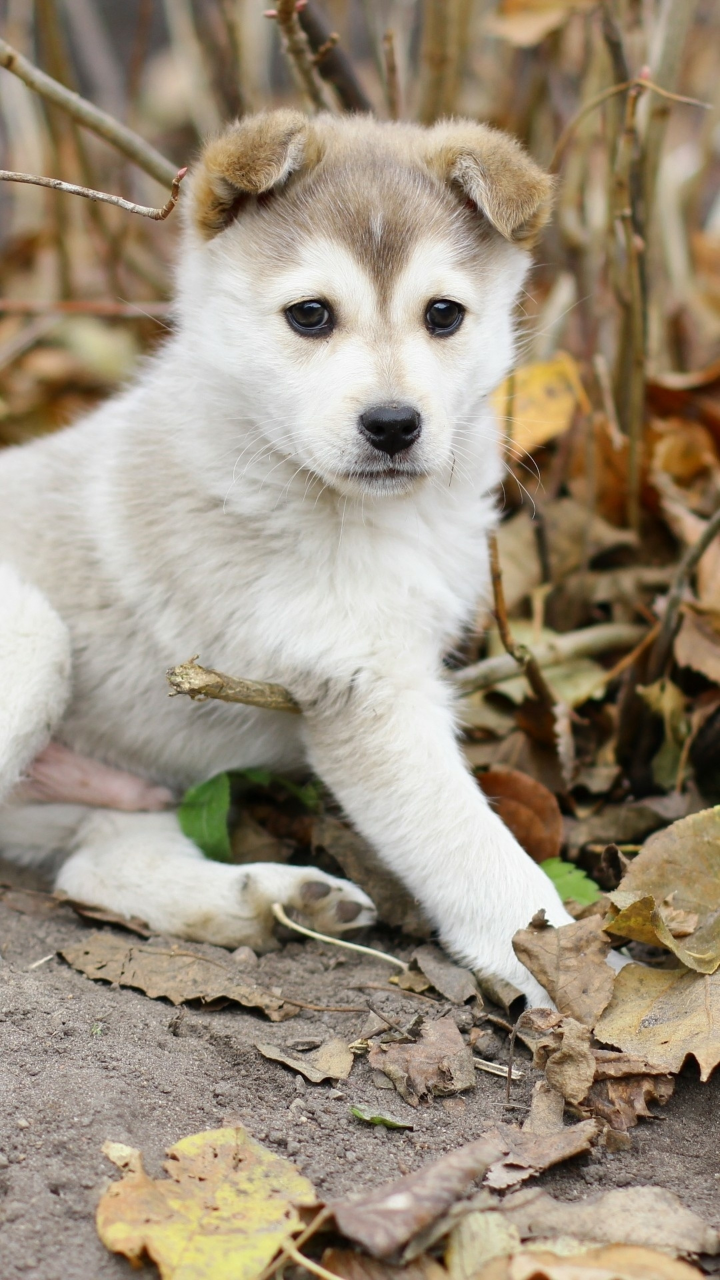
#> input picture Computer_Vision/Recource/picture1.jpg, 2160 x 3840 px, found by its file name (shown at 1/3 size)
$ python 10_Crop_image.py
#> lines starting #> are read from the running program, lines starting #| are printed output that depends on the picture
import cv2 as cv
import numpy as np


img = cv.imread("G:\Open_cv\Computer_Vision\Recource\picture1.jpg")
#> img is the input picture: shape (3840, 2160, 3); mean B, G, R 126, 144.8, 157.8
img = cv.resize(img,(720,1080))
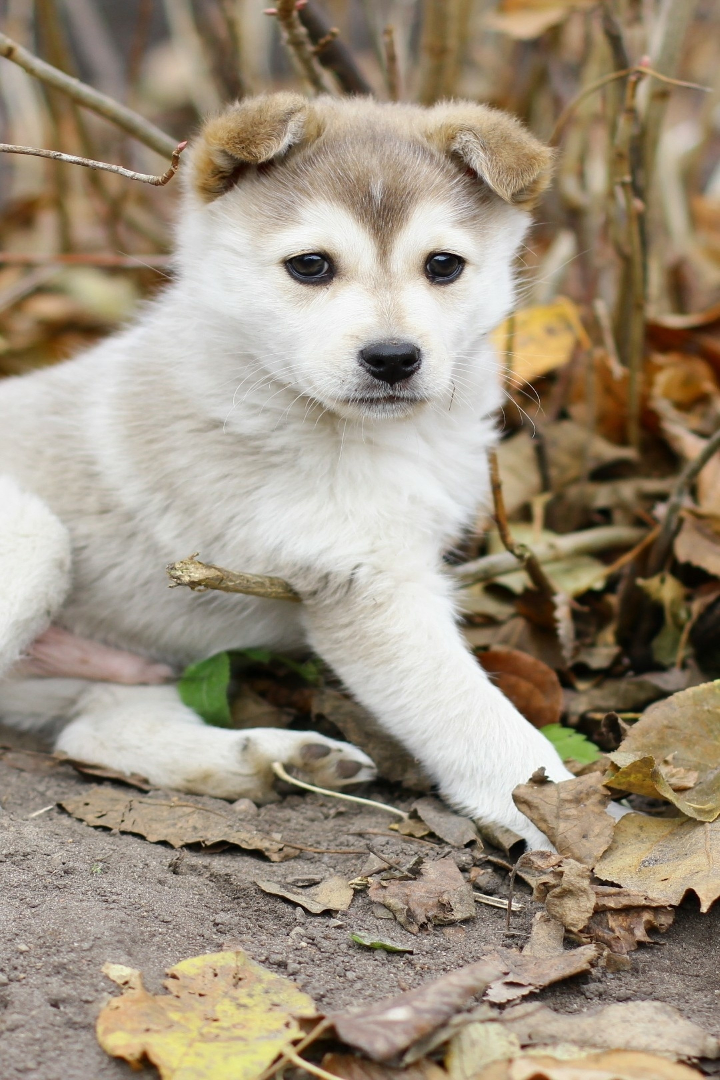
#> img: shape (1080, 720, 3); mean B, G, R 125.9, 144.7, 157.7

crop=img[0:450,0:500]
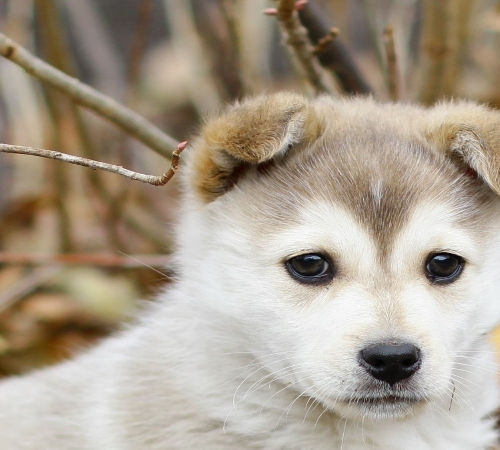
#> crop: shape (450, 500, 3); mean B, G, R 140.9, 156.7, 168.6


cv.imshow("Original_image",img)
cv.imshow("Crop_image",crop)

cv.waitKey(0)
cv.destroyAllWindows()

$ run again, with Computer_Vision/Recource/picture2.jpg copied over Computer_Vision/Recource/picture1.jpg
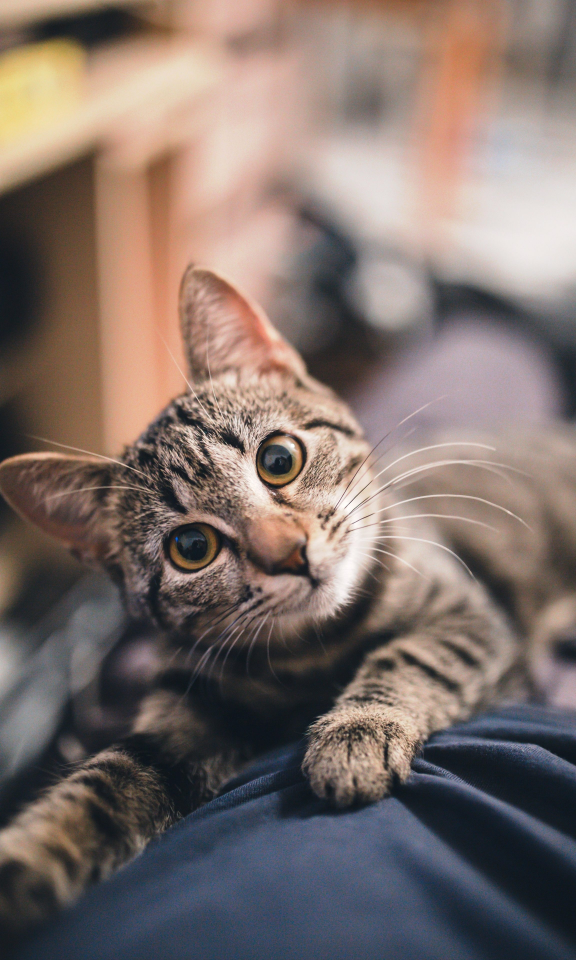
#> input picture Computer_Vision/Recource/picture2.jpg, 2304 x 3840 px, found by its file name (shown at 1/4 size)
#> img is the input picture: shape (3840, 2304, 3); mean B, G, R 106.7, 112.1, 126.6
#> `img = cv.resize(img,(720,1080))`:
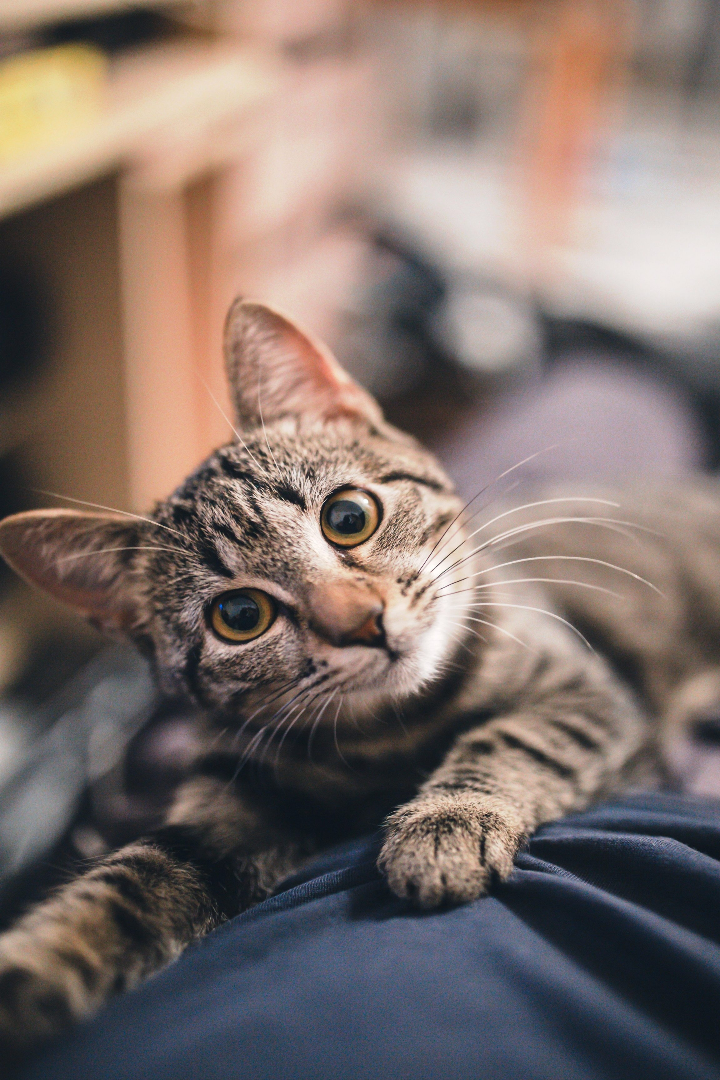
#> img: shape (1080, 720, 3); mean B, G, R 106.5, 112, 126.5
#> `crop=img[0:450,0:500]`:
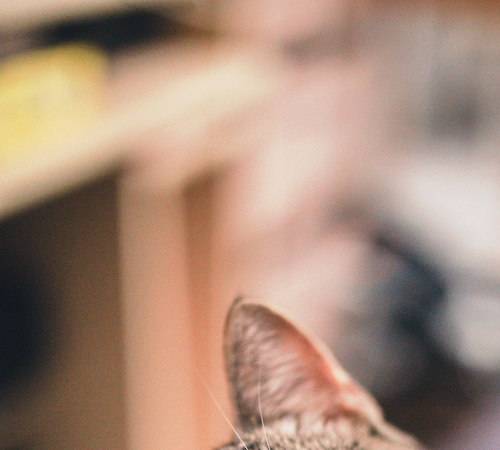
#> crop: shape (450, 500, 3); mean B, G, R 121.1, 138.9, 167.6
